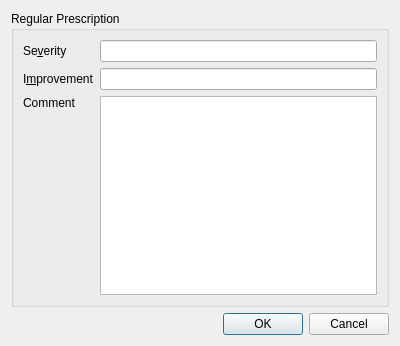
<?xml version="1.0" encoding="UTF-8"?>
<ui version="4.0">
 <class>CGIDialog</class>
 <widget class="QDialog" name="CGIDialog">
  <property name="geometry">
   <rect>
    <x>0</x>
    <y>0</y>
    <width>400</width>
    <height>346</height>
   </rect>
  </property>
  <property name="windowTitle">
   <string>Dialog</string>
  </property>
  <layout class="QVBoxLayout" name="verticalLayout">
   <item>
    <widget class="QGroupBox" name="groupBox">
     <property name="title">
      <string>Regular Prescription</string>
     </property>
     <layout class="QGridLayout" name="gridLayout">
      <item row="0" column="0">
       <widget class="QLabel" name="label">
        <property name="text">
         <string>Se&amp;verity</string>
        </property>
        <property name="buddy">
         <cstring>severity</cstring>
        </property>
       </widget>
      </item>
      <item row="0" column="1">
       <widget class="QLineEdit" name="severity"/>
      </item>
      <item row="1" column="0">
       <widget class="QLabel" name="label_2">
        <property name="text">
         <string>I&amp;mprovement</string>
        </property>
        <property name="buddy">
         <cstring>improvement</cstring>
        </property>
       </widget>
      </item>
      <item row="1" column="1">
       <widget class="QLineEdit" name="improvement"/>
      </item>
      <item row="2" column="0">
       <layout class="QVBoxLayout" name="verticalLayout_2">
        <item>
         <widget class="QLabel" name="label_5">
          <property name="text">
           <string>Comment</string>
          </property>
         </widget>
        </item>
        <item>
         <spacer name="verticalSpacer">
          <property name="orientation">
           <enum>Qt::Vertical</enum>
          </property>
          <property name="sizeHint" stdset="0">
           <size>
            <width>20</width>
            <height>40</height>
           </size>
          </property>
         </spacer>
        </item>
       </layout>
      </item>
      <item row="2" column="1">
       <widget class="QTextEdit" name="comment"/>
      </item>
     </layout>
    </widget>
   </item>
   <item>
    <widget class="QDialogButtonBox" name="buttonBox">
     <property name="orientation">
      <enum>Qt::Horizontal</enum>
     </property>
     <property name="standardButtons">
      <set>QDialogButtonBox::Cancel|QDialogButtonBox::Ok</set>
     </property>
    </widget>
   </item>
  </layout>
 </widget>
 <resources/>
 <connections>
  <connection>
   <sender>buttonBox</sender>
   <signal>accepted()</signal>
   <receiver>CGIDialog</receiver>
   <slot>accept()</slot>
   <hints>
    <hint type="sourcelabel">
     <x>248</x>
     <y>254</y>
    </hint>
    <hint type="destinationlabel">
     <x>157</x>
     <y>274</y>
    </hint>
   </hints>
  </connection>
  <connection>
   <sender>buttonBox</sender>
   <signal>rejected()</signal>
   <receiver>CGIDialog</receiver>
   <slot>reject()</slot>
   <hints>
    <hint type="sourcelabel">
     <x>316</x>
     <y>260</y>
    </hint>
    <hint type="destinationlabel">
     <x>286</x>
     <y>274</y>
    </hint>
   </hints>
  </connection>
 </connections>
</ui>
